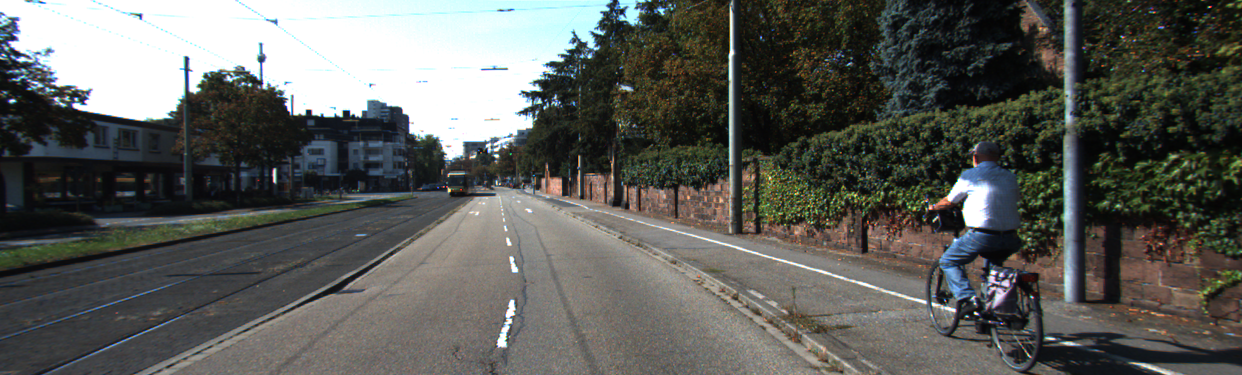
#> input picture colab/testdata/um_000000.png, 1242 x 375 px
$ python -i ws_stream.py   (imports and definitions only)
#> lines starting #> are read from the running program, lines starting #| are printed output that depends on the picture
### backend/models/mock_models.py
import numpy as np
from typing import List, Dict, Tuple
import os

class MockDetector:
    """Mock object detection for demo purposes."""

    def __init__(self, model_path: str = None):
        self.model_path = model_path
        self.confidence_threshold = 0.5

    def predict(self, image: np.ndarray) -> List[Dict]:
        """Run detection on image frame."""
        # Mock detection results based on image content
        detections = []

        # Simulate random vehicles
        np.random.seed(42)
        num_vehicles = np.random.randint(2, 5)
        for i in range(num_vehicles):
            x = np.random.randint(50, 500)
            y = np.random.randint(200, 400)
            w = np.random.randint(60, 120)
            h = np.random.randint(40, 80)
            conf = np.random.uniform(0.7, 0.99)
            detections.append({
                "class": "car",
                "confidence": float(conf),
                "bbox": [int(x), int(y), int(x + w), int(y + h)]
            })

        # Simulate pedestrians
        num_pedestrians = np.random.randint(0, 3)
        for i in range(num_pedestrians):
            x = np.random.randint(100, 550)
            y = np.random.randint(250, 420)
            w = np.random.randint(20, 40)
            h = np.random.randint(50, 80)
            conf = np.random.uniform(0.6, 0.95)
            detections.append({
                "class": "pedestrian",
                "confidence": float(conf),
                "bbox": [int(x), int(y), int(x + w), int(y + h)]
            })

        # Simulate traffic signs
        if np.random.random() > 0.5:
            x = np.random.randint(400, 600)
            y = np.random.randint(100, 200)
            detections.append({
                "class": "traffic_sign",
                "confidence": 0.92,
                "bbox": [int(x), int(y), int(x + 40), int(y + 60)]
            })

        return detections


class MockLaneDetector:
    """Mock lane detection for demo purposes."""

    def __init__(self, model_path: str = None):
        self.model_path = model_path

    def predict(self, image: np.ndarray) -> List[List[Tuple[int, int]]]:
        """Run lane detection on image frame."""
        height, width = image.shape[:2]

        # Generate realistic lane curves
        lanes = []

        # Left lane (curves slightly left)
        left_lane = []
        for y in range(height // 2, height, 15):
            x = int(width * 0.35 + (y - height // 2) * 0.05)
            left_lane.append((x, y))
        lanes.append(left_lane)

        # Center lane
        center_lane = []
        for y in range(height // 2, height, 15):
            x = int(width * 0.5 + (y - height // 2) * 0.02)
            center_lane.append((x, y))
        lanes.append(center_lane)

        # Right lane (curves slightly right)
        right_lane = []
        for y in range(height // 2, height, 15):
            x = int(width * 0.65 + (y - height // 2) * 0.05)
            right_lane.append((x, y))
        lanes.append(right_lane)

        return lanes


class MockQwenInference:
    """Mock Qwen 2.5 multimodal inference for demo purposes."""

    def __init__(self, model_path: str = None):
        self.model_path = model_path
        self.narration_templates = {
            "normal": [
                "Road ahead is clear. Detected {num_cars} vehicle(s), maintaining a safe distance.",
                "Good road conditions, {num_cars} vehicle(s) ahead, speed is stable.",
                "Normal driving, {num_cars} vehicle(s) in view."
            ],
            "pedestrian": [
                "Caution! Pedestrian detected ahead, please slow down.",
                "Pedestrian crossing risk detected, recommend early braking.",
                "Pedestrian activity ahead, stay alert."
            ],
            "traffic_sign": [
                "Traffic sign detected, please obey traffic regulations.",
                "Traffic sign ahead, observe and comply."
            ]
        }

    def generate_narration(self, image=None, detections: List[Dict] = None,
                           lanes: List = None) -> str:
        """Generate natural language narration based on detections."""
        detections = detections or []
        num_cars = sum(1 for d in detections if d["class"] == "car")
        num_pedestrians = sum(1 for d in detections if d["class"] == "pedestrian")
        has_sign = any(d["class"] == "traffic_sign" for d in detections)

        import random

        if num_pedestrians > 0:
            template = random.choice(self.narration_templates["pedestrian"])
            return template
        elif has_sign:
            template = random.choice(self.narration_templates["traffic_sign"])
            return template
        else:
            template = random.choice(self.narration_templates["normal"])
            return template.format(num_cars=num_cars)

### backend/models/onnx_models.py
"""Real ONNX inference models (lane + detection).

Replaces mock models when ONNX files are present in MODEL_DIR.
Gracefully falls back to mock implementations when files are missing.
"""

import os
from pathlib import Path
import numpy as np
import cv2

try:
    import onnxruntime as ort
    HAS_ORT = True
except ImportError:
    HAS_ORT = False

MODEL_DIR = Path(os.getenv("MODEL_DIR", "./models")).resolve()
LANE_ONNX = MODEL_DIR / "lane.onnx"
LANE_ONNX_INT8 = MODEL_DIR / "lane_int8_qdq.onnx"
DET_ONNX = MODEL_DIR / "yolov8n.onnx"

_IMAGENET_MEAN = np.array([0.485, 0.456, 0.406], dtype=np.float32)
_IMAGENET_STD = np.array([0.229, 0.224, 0.225], dtype=np.float32)

# COCO 80 class names (index = class id), subset we care about for FSD demo
COCO_NAMES = [
    "person", "bicycle", "car", "motorcycle", "airplane", "bus", "train",
    "truck", "boat", "traffic light", "fire hydrant", "stop sign",
    "parking meter", "bench", "bird", "cat", "dog", "horse", "sheep", "cow",
    "elephant", "bear", "zebra", "giraffe", "backpack", "umbrella", "handbag",
    "tie", "suitcase", "frisbee", "skis", "snowboard", "sports ball", "kite",
    "baseball bat", "baseball glove", "skateboard", "surfboard", "tennis racket",
    "bottle", "wine glass", "cup", "fork", "knife", "spoon", "bowl", "banana",
    "apple", "sandwich", "orange", "broccoli", "carrot", "hot dog", "pizza",
    "donut", "cake", "chair", "couch", "potted plant", "bed", "dining table",
    "toilet", "tv", "laptop", "mouse", "remote", "keyboard", "cell phone",
    "microwave", "oven", "toaster", "sink", "refrigerator", "book", "clock",
    "vase", "scissors", "teddy bear", "hair drier", "toothbrush",
]

FSD_CLASSES = {"car", "truck", "bus", "motorcycle", "bicycle", "person",
               "traffic light", "stop sign"}


# [10 lines left out: function _letterbox, not called in this run]


class ONNXLaneDetector:
    """Road/lane-area segmentation via ONNX U-Net trained on KITTI Road."""

    def __init__(self, model_path: os.PathLike = None):
        # Prefer int8-quantized model when an explicit path is not given
        self.model_path = Path(model_path) if model_path else LANE_ONNX_INT8
        self.session = None
        self._load()
        if self.session is None and not model_path and LANE_ONNX.exists():
            self.model_path = LANE_ONNX
            self._load()

    def _load(self):
        if not HAS_ORT or not self.model_path.exists():
            return
        try:
            self.session = ort.InferenceSession(
                str(self.model_path), providers=["CPUExecutionProvider"])
        except Exception:
            self.session = None

    @property
    def available(self) -> bool:
        return self.session is not None

    # [33 lines left out: function predict, not called in this run]


class ONNXDetector:
    """Object detection via YOLOv8n ONNX (COCO 80 classes)."""

    def __init__(self, model_path: os.PathLike = None,
                 conf_threshold: float = 0.35, iou_threshold: float = 0.45):
        self.model_path = Path(model_path) if model_path else DET_ONNX
        self.conf_threshold = conf_threshold
        self.iou_threshold = iou_threshold
        self.session = None
        self._load()

    def _load(self):
        if not HAS_ORT or not self.model_path.exists():
            return
        try:
            self.session = ort.InferenceSession(
                str(self.model_path), providers=["CPUExecutionProvider"])
        except Exception:
            self.session = None

    @property
    def available(self) -> bool:
        return self.session is not None

    # [61 lines left out: function predict, not called in this run]

### backend/models/colab_qwen_bridge.py
"""ColabQwenBridge: real Qwen3-VL narration via any network-reachable vLLM daemon.

Transport: plain HTTPS/HTTP to an OpenAI-compatible vLLM endpoint
(`COLAB_VLLM_URL`). The image travels inline as a base64 data URL in the
request body, so the daemon can live anywhere reachable from the Mac:
  - a Colab runtime attached via the official Google Colab VS Code extension
    (cloudflared/ngrok tunnel URL, e.g. https://xxx.trycloudflare.com),
  - a Google Cloud VM (SSH tunnel -> http://localhost:8000),
  - an always-on server (direct URL).

No colab CLI, no session naming, no file staging on the VM: this bridge only
needs an HTTP client.

Two modes:
  - streaming (`generate_narration`): records the latest scene, returns the cached
    narration immediately (never blocks the WS pipeline); a background thread calls
    vLLM at most once per `interval` seconds.
  - one-shot (`infer_once`): synchronous call for REST endpoints like /api/qwen.

Falls back wirelessly: if the daemon is down or the request fails, the last
good narration is kept.
"""
import base64
import json
import os
import threading
import time
import urllib.request
from typing import Dict, List, Optional, Tuple

import numpy as np
from PIL import Image

COLAB_VLLM_URL = os.getenv("COLAB_VLLM_URL", "http://localhost:8000/v1/chat/completions")
QWEN_MODEL = os.getenv("QWEN_MODEL", "qwen3-vl-4b")
QWEN_INTERVAL = float(os.getenv("QWEN_INTERVAL", "4.0"))
QWEN_MAX_TOKENS = int(os.getenv("QWEN_MAX_TOKENS", "60"))
QWEN_TEMPERATURE = float(os.getenv("QWEN_TEMPERATURE", "0.9"))
QWEN_REROLL_TEMPERATURE = float(os.getenv("QWEN_REROLL_TEMPERATURE", "1.0"))
QWEN_FREQUENCY_PENALTY = float(os.getenv("QWEN_FREQUENCY_PENALTY", "1.0"))
QWEN_HTTP_TIMEOUT = int(os.getenv("QWEN_HTTP_TIMEOUT", "100"))
# A pedestrian narration stays "pinned" this many seconds after generation so
# pedestrian_warning frames keep showing a matching narration while the model
# catches up (inference is ~6s, pedestrians blink by in <1s of demo frames).
QWEN_PED_HOLD = float(os.getenv("QWEN_PED_HOLD", "8.0"))

# Rotated per call to break the fixed-metalanguage monotony the model memorized
# from a homogeneous fine-tune set. Each template still enforces the 2-sentence
# narration contract, but with different phrasing so outputs diversify.
_NARRATION_TEMPLATES = (
    "You are the narration module of an autonomous driving system. {facts} "
    "Describe the current driving situation in exactly 2 short sentences: "
    "road condition, nearby vehicles/pedestrians, and any hazards. "
    "Answer in plain English, no preamble.",
    "You are the driving narration system of an autonomous vehicle. {facts} "
    "In exactly 2 short sentences, tell the driver about the road state, "
    "nearby vehicles or pedestrians, and any hazard ahead. "
    "Plain English, no preamble.",
    "You are the AI copilot of a self-driving car. {facts} "
    "Say in 2 short sentences what is happening on the road right now: "
    "the drivable surface, other traffic, and anything to watch out for. "
    "No preamble, plain English.",
    "You are an automotive safety narrator. {facts} "
    "Using the vision facts, describe this driving moment in exactly 2 short "
    "sentences: road ahead, surrounding vehicles/pedestrians, and any risk. "
    "Be brief and direct.",
)  # _NARRATION_TEMPLATES


# [33 lines left out: functions _image_to_jpeg_b64, _facts_prompt, not called in this run]


class ColabQwenBridge:
    # [147 lines left out: functions __init__, generate_narration, infer_once, health_check, _worker, _request_narration, not called in this run]


bridge = None


def get_bridge() -> Optional[ColabQwenBridge]:
    """Lazy singleton so importing models never crashes when colab is absent."""
    global bridge
    if not os.getenv("COLAB_VLLM_URL"):
        return None
    if bridge is None:
        bridge = ColabQwenBridge()
    return bridge

### backend/routers/ws_stream.py
import asyncio
import base64
import io
from pathlib import Path

import cv2
import numpy as np
from PIL import Image

DEMO_FRAMES_DIR = Path(__file__).resolve().parent.parent / "data" / "demo_frames"
CANVAS_W, CANVAS_H = 640, 480
STREAM_INTERVAL = 0.25


def _letterbox(image):
    h, w = image.shape[:2]
    r = min(CANVAS_W / w, CANVAS_H / h)
    nw, nh = max(1, int(round(w * r))), max(1, int(round(h * r)))
    resized = cv2.resize(image, (nw, nh), interpolation=cv2.INTER_AREA)
    canvas = np.zeros((CANVAS_H, CANVAS_W, 3), dtype=np.uint8)
    dx, dy = (CANVAS_W - nw) // 2, (CANVAS_H - nh) // 2
    canvas[dy:dy + nh, dx:dx + nw] = resized
    return canvas


class StreamingPipeline:
    def __init__(self):
        try:
            from models.onnx_models import ONNXLaneDetector, ONNXDetector
            self.lane_detector = ONNXLaneDetector()
            self.detector = ONNXDetector()
            if not (self.detector.available and self.lane_detector.available):
                from models.mock_models import MockDetector, MockLaneDetector
                if not self.detector.available:
                    self.detector = MockDetector()
                if not self.lane_detector.available:
                    self.lane_detector = MockLaneDetector()
        except Exception:
            from models.mock_models import MockDetector, MockLaneDetector
            self.detector = MockDetector()
            self.lane_detector = MockLaneDetector()
        from models.mock_models import MockQwenInference
        from models.colab_qwen_bridge import get_bridge
        self.qwen = get_bridge() or MockQwenInference()
        self.frames = sorted(DEMO_FRAMES_DIR.glob("*.png")) if DEMO_FRAMES_DIR.is_dir() else []
        self.frame_idx = 0

    @property
    def interval(self):
        return STREAM_INTERVAL

    def next_frame_path(self):
        if not self.frames:
            return None
        path = self.frames[self.frame_idx % len(self.frames)]
        self.frame_idx += 1
        return path

    def process_frame(self, frame_data):
        image_b64 = frame_data.get("image", "")
        if image_b64:
            image = np.array(Image.open(io.BytesIO(base64.b64decode(image_b64))).convert("RGB"))
            return self._process(image)
        path = self.next_frame_path()
        if path is None:
            return {}
        return self.process_path(path)

    def process_path(self, path):
#> called with path = '../../colab/testdata/um_000000.png'
        image = np.array(Image.open(path).convert("RGB"))
#> image is the input picture: shape (375, 1242, 3); mean R, G, B 92.4, 93.9, 89.7
        return self._process(image)

    def _process(self, image):
        canvas = _letterbox(image)
#> in _letterbox, `resized = cv2.resize(image, (nw, nh), interpolation=cv2.INTER_AREA)`:
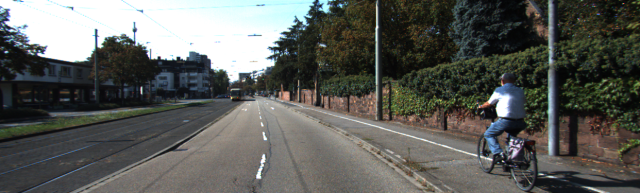
#> resized: shape (193, 640, 3); mean R, G, B 92.4, 93.9, 89.7
#> in _letterbox, `canvas[dy:dy + nh, dx:dx + nw] = resized`:
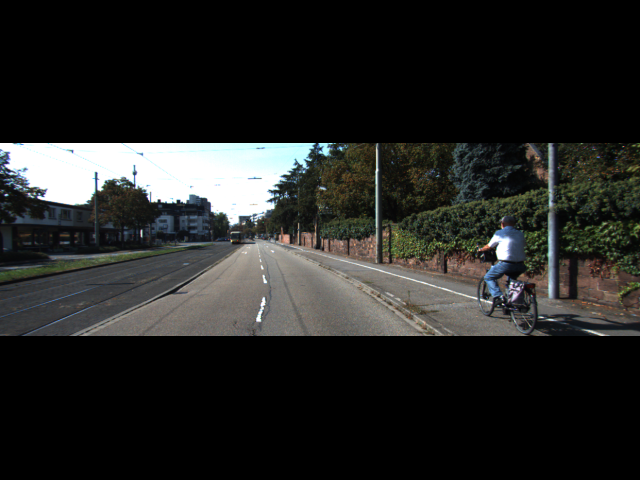
#> canvas: shape (480, 640, 3); mean R, G, B 37.1, 37.7, 36.1
        detections = self.detector.predict(canvas)
        lanes = self.lane_detector.predict(canvas)
        narration = self.qwen.generate_narration(canvas, detections, lanes)
        situation, confidence = self._situation(detections)
        ok, buf = cv2.imencode(".jpg", cv2.cvtColor(canvas, cv2.COLOR_RGB2BGR),
                               [int(cv2.IMWRITE_JPEG_QUALITY), 85])
        return {
            "frame": base64.b64encode(buf.tobytes()).decode() if ok else "",
            "frame_width": CANVAS_W,
            "frame_height": CANVAS_H,
            "detections": detections,
            "lanes": [{"points": [list(p) for p in lane]} for lane in lanes],
            "narration": narration,
            "situation": situation,
            "confidence": confidence,
            "timestamp": asyncio.get_event_loop().time(),
        }

    @staticmethod
    def _situation(detections):
        if not detections:
            return "normal_driving", 0.0
        confidence = round(max(d["confidence"] for d in detections), 4)
        classes = {d["class"] for d in detections}
        if classes & {"person"}:
            return "pedestrian_warning", confidence
        if classes & {"traffic light", "stop sign"}:
            return "traffic_sign_detected", confidence
        return "normal_driving", confidence


pipeline = StreamingPipeline()

>>> result = StreamingPipeline().process_path('../../colab/testdata/um_000000.png')
#> in _process, `detections = self.detector.predict(canvas)`: detections = 5 items
#> in _process, `lanes = self.lane_detector.predict(canvas)`: lanes = 3 items
#> in generate_narration, `detections = detections or []`: detections = 5 items
#> in generate_narration, `num_cars = sum(1 for d in detections if d["class"] == "car")`: num_cars = 4
#> in generate_narration, `num_pedestrians = sum(1 for d in detections if d["class"] == "pedestri..`: num_pedestrians = 1
#> in generate_narration, `has_sign = any(d["class"] == "traffic_sign" for d in detections)`: has_sign = False
#> in _situation, `confidence = round(max(d["confidence"] for d in detections), 4)`: confidence = 0.941
#> in _situation, `classes = {d["class"] for d in detections}`: classes = 2 items
#> in _process, `situation, confidence = self._situation(detections)`: situation = 'normal_driving'; confidence = 0.941
#> result = 9 items
